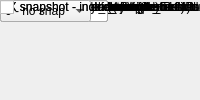
<?xml version="1.0" encoding="UTF-8"?>
<ui version="4.0">
 <class>MainWindow</class>
 <widget class="QMainWindow" name="MainWindow">
  <property name="windowTitle"><string>Forty GbE</string></property>
  <widget class="QWidget" name="centralwidget">
   <!-- NOTE: this is a simplified structural mirror of the generated
        <module>_ui.py, not a full round-trip Designer file. Regenerate
        both from the same spec if you need to edit layout by hand. -->
       <widget class="QLabel" name="label_flavour">
     <property name="text"><string>Mezzanine card flavour</string></property>
    </widget>
       <widget class="QComboBox" name="flavour">
     <item><property name="text"><string>sfp+</string></property></item>
     <item><property name="text"><string>cx4</string></property></item>
    </widget>
       <widget class="QLabel" name="label_slot">
     <property name="text"><string>Card slot</string></property>
    </widget>
       <widget class="QComboBox" name="slot">
     <item><property name="text"><string>0</string></property></item>
     <item><property name="text"><string>1</string></property></item>
    </widget>
       <widget class="QLabel" name="label_port_r1">
     <property name="text"><string>Port</string></property>
    </widget>
       <widget class="QComboBox" name="port_r1">
     <item><property name="text"><string>0</string></property></item>
     <item><property name="text"><string>1</string></property></item>
     <item><property name="text"><string>2</string></property></item>
     <item><property name="text"><string>3</string></property></item>
    </widget>
       <widget class="QLabel" name="label_port_r2_cx4">
     <property name="text"><string>Port</string></property>
    </widget>
       <widget class="QComboBox" name="port_r2_cx4">
     <item><property name="text"><string>0</string></property></item>
     <item><property name="text"><string>1</string></property></item>
     <item><property name="text"><string>2</string></property></item>
    </widget>
       <widget class="QLabel" name="label_port_r2_sfpp">
     <property name="text"><string>Port</string></property>
    </widget>
       <widget class="QComboBox" name="port_r2_sfpp">
     <item><property name="text"><string>0</string></property></item>
     <item><property name="text"><string>1</string></property></item>
     <item><property name="text"><string>2</string></property></item>
     <item><property name="text"><string>3</string></property></item>
    </widget>
       <widget class="QLabel" name="label_port">
     <property name="text"><string>Port</string></property>
    </widget>
       <widget class="QComboBox" name="port">
     <item><property name="text"><string>0</string></property></item>
     <item><property name="text"><string>1</string></property></item>
     <item><property name="text"><string>2</string></property></item>
     <item><property name="text"><string>3</string></property></item>
    </widget>
       <widget class="QLabel" name="label_rx_dist_ram">
     <property name="text"><string>Shallow RX Fifo (Beware overruns!)</string></property>
    </widget>
       <widget class="QCheckBox" name="rx_dist_ram"/>
       <widget class="QLabel" name="label_large_frames">
     <property name="text"><string>Enable Large TX Frames (8k+512)</string></property>
    </widget>
       <widget class="QCheckBox" name="large_frames"/>
       <widget class="QLabel" name="label_input_pipeline_delay">
     <property name="text"><string>Incoming pipeline delay</string></property>
    </widget>
       <widget class="QLineEdit" name="input_pipeline_delay"/>
       <widget class="QLabel" name="label_show_param">
     <property name="text"><string>---------------------- Show Implementation Parameters -----------------------------------------------------------------------------------</string></property>
    </widget>
       <widget class="QCheckBox" name="show_param"/>
       <widget class="QLabel" name="label_pre_emph_r2">
     <property name="text"><string>Pre-emphasis (dB)</string></property>
    </widget>
       <widget class="QComboBox" name="pre_emph_r2">
     <item><property name="text"><string>0.15</string></property></item>
     <item><property name="text"><string>0.3</string></property></item>
     <item><property name="text"><string>0.45</string></property></item>
     <item><property name="text"><string>0.61</string></property></item>
     <item><property name="text"><string>0.74</string></property></item>
     <item><property name="text"><string>0.91</string></property></item>
     <item><property name="text"><string>1.07</string></property></item>
     <item><property name="text"><string>1.25</string></property></item>
     <item><property name="text"><string>1.36</string></property></item>
     <item><property name="text"><string>1.55</string></property></item>
     <item><property name="text"><string>1.74</string></property></item>
     <item><property name="text"><string>1.94</string></property></item>
     <item><property name="text"><string>2.11</string></property></item>
     <item><property name="text"><string>2.32</string></property></item>
     <item><property name="text"><string>2.54</string></property></item>
     <item><property name="text"><string>2.77</string></property></item>
    </widget>
       <widget class="QLabel" name="label_pre_emph">
     <property name="text"><string>Pre-emphasis</string></property>
    </widget>
       <widget class="QComboBox" name="pre_emph">
     <item><property name="text"><string>0</string></property></item>
     <item><property name="text"><string>1</string></property></item>
     <item><property name="text"><string>2</string></property></item>
     <item><property name="text"><string>3</string></property></item>
    </widget>
       <widget class="QLabel" name="label_post_emph_r2">
     <property name="text"><string>Post-emphasis (dB)</string></property>
    </widget>
       <widget class="QComboBox" name="post_emph_r2">
     <item><property name="text"><string>0.18</string></property></item>
     <item><property name="text"><string>0.19</string></property></item>
     <item><property name="text"><string>0.2</string></property></item>
     <item><property name="text"><string>0.39</string></property></item>
     <item><property name="text"><string>0.63</string></property></item>
     <item><property name="text"><string>0.82</string></property></item>
     <item><property name="text"><string>1.07</string></property></item>
     <item><property name="text"><string>1.32</string></property></item>
     <item><property name="text"><string>1.6</string></property></item>
     <item><property name="text"><string>1.65</string></property></item>
     <item><property name="text"><string>1.94</string></property></item>
     <item><property name="text"><string>2.21</string></property></item>
     <item><property name="text"><string>2.52</string></property></item>
     <item><property name="text"><string>2.76</string></property></item>
     <item><property name="text"><string>3.08</string></property></item>
     <item><property name="text"><string>3.41</string></property></item>
     <item><property name="text"><string>3.77</string></property></item>
     <item><property name="text"><string>3.97</string></property></item>
     <item><property name="text"><string>4.36</string></property></item>
     <item><property name="text"><string>4.73</string></property></item>
     <item><property name="text"><string>5.16</string></property></item>
     <item><property name="text"><string>5.47</string></property></item>
     <item><property name="text"><string>5.93</string></property></item>
     <item><property name="text"><string>6.38</string></property></item>
     <item><property name="text"><string>6.89</string></property></item>
    </widget>
       <widget class="QLabel" name="label_rxeqmix_r2">
     <property name="text"><string>Receive equalisation</string></property>
    </widget>
       <widget class="QComboBox" name="rxeqmix_r2">
     <item><property name="text"><string>0</string></property></item>
     <item><property name="text"><string>1</string></property></item>
     <item><property name="text"><string>2</string></property></item>
     <item><property name="text"><string>3</string></property></item>
     <item><property name="text"><string>4</string></property></item>
     <item><property name="text"><string>5</string></property></item>
     <item><property name="text"><string>6</string></property></item>
     <item><property name="text"><string>7</string></property></item>
    </widget>
       <widget class="QLabel" name="label_swing_r2">
     <property name="text"><string>Driver Swing Control (mVppd)</string></property>
    </widget>
       <widget class="QComboBox" name="swing_r2">
     <item><property name="text"><string>110</string></property></item>
     <item><property name="text"><string>210</string></property></item>
     <item><property name="text"><string>310</string></property></item>
     <item><property name="text"><string>400</string></property></item>
     <item><property name="text"><string>480</string></property></item>
     <item><property name="text"><string>570</string></property></item>
     <item><property name="text"><string>660</string></property></item>
     <item><property name="text"><string>740</string></property></item>
     <item><property name="text"><string>810</string></property></item>
     <item><property name="text"><string>880</string></property></item>
     <item><property name="text"><string>940</string></property></item>
     <item><property name="text"><string>990</string></property></item>
     <item><property name="text"><string>1040</string></property></item>
     <item><property name="text"><string>1080</string></property></item>
     <item><property name="text"><string>1110</string></property></item>
     <item><property name="text"><string>1130</string></property></item>
    </widget>
       <widget class="QLabel" name="label_swing">
     <property name="text"><string>Differential swing</string></property>
    </widget>
       <widget class="QComboBox" name="swing">
     <item><property name="text"><string>400</string></property></item>
     <item><property name="text"><string>500</string></property></item>
     <item><property name="text"><string>600</string></property></item>
     <item><property name="text"><string>700</string></property></item>
     <item><property name="text"><string>800</string></property></item>
    </widget>
       <widget class="QLabel" name="label_fab_en">
     <property name="text"><string>Enable fabric on startup</string></property>
    </widget>
       <widget class="QCheckBox" name="fab_en"/>
       <widget class="QLabel" name="label_fab_mac">
     <property name="text"><string>Fabric MAC Address</string></property>
    </widget>
       <widget class="QLineEdit" name="fab_mac"/>
       <widget class="QLabel" name="label_fab_ip">
     <property name="text"><string>Fabric IP Address</string></property>
    </widget>
       <widget class="QLineEdit" name="fab_ip"/>
       <widget class="QLabel" name="label_fab_udp">
     <property name="text"><string>Fabric UDP Port</string></property>
    </widget>
       <widget class="QLineEdit" name="fab_udp"/>
       <widget class="QLabel" name="label_fab_gate">
     <property name="text"><string>Fabric Gateway</string></property>
    </widget>
       <widget class="QLineEdit" name="fab_gate"/>
       <widget class="QLabel" name="label_cpu_rx_en">
     <property name="text"><string>Enable CPU RX</string></property>
    </widget>
       <widget class="QCheckBox" name="cpu_rx_en"/>
       <widget class="QLabel" name="label_cpu_tx_en">
     <property name="text"><string>Enable CPU TX</string></property>
    </widget>
       <widget class="QCheckBox" name="cpu_tx_en"/>
       <widget class="QLabel" name="label_ttl">
     <property name="text"><string>TTL</string></property>
    </widget>
       <widget class="QLineEdit" name="ttl"/>
       <widget class="QLabel" name="label_promisc_mode">
     <property name="text"><string>Promiscuous mode</string></property>
    </widget>
       <widget class="QCheckBox" name="promisc_mode"/>
       <widget class="QLabel" name="label_debug_ctr_width">
     <property name="text"><string>Debug counter width</string></property>
    </widget>
       <widget class="QLineEdit" name="debug_ctr_width"/>
       <widget class="QLabel" name="label_debug_en_all">
     <property name="text"><string>Enable all counters (overrides individual settings)</string></property>
    </widget>
       <widget class="QCheckBox" name="debug_en_all"/>
       <widget class="QLabel" name="label_debug_dis_all">
     <property name="text"><string>Disable all counters (overrides individual settings)</string></property>
    </widget>
       <widget class="QCheckBox" name="debug_dis_all"/>
       <widget class="QLabel" name="label_txctr">
     <property name="text"><string>TX - core_txctr</string></property>
    </widget>
       <widget class="QCheckBox" name="txctr"/>
       <widget class="QLabel" name="label_txerrctr">
     <property name="text"><string>TX packet length error - core_txerrctr</string></property>
    </widget>
       <widget class="QCheckBox" name="txerrctr"/>
       <widget class="QLabel" name="label_txerrctr_len">
     <property name="text"><string>-- expected TX packet length</string></property>
    </widget>
       <widget class="QLineEdit" name="txerrctr_len"/>
       <widget class="QLabel" name="label_txofctr">
     <property name="text"><string>TX overflow - core_txofctr</string></property>
    </widget>
       <widget class="QCheckBox" name="txofctr"/>
       <widget class="QLabel" name="label_txfullctr">
     <property name="text"><string>TX full - core_txfullctr</string></property>
    </widget>
       <widget class="QCheckBox" name="txfullctr"/>
       <widget class="QLabel" name="label_txvldctr">
     <property name="text"><string>TX valid cycle - core_txvldctr</string></property>
    </widget>
       <widget class="QCheckBox" name="txvldctr"/>
       <widget class="QLabel" name="label_txsnaplen">
     <property name="text"><string>TX snapshot length</string></property>
    </widget>
       <widget class="QComboBox" name="txsnaplen">
     <item><property name="text"><string>0 - no snap</string></property></item>
     <item><property name="text"><string>256</string></property></item>
     <item><property name="text"><string>512</string></property></item>
     <item><property name="text"><string>1024</string></property></item>
     <item><property name="text"><string>2048</string></property></item>
     <item><property name="text"><string>4096</string></property></item>
     <item><property name="text"><string>8192</string></property></item>
     <item><property name="text"><string>16384</string></property></item>
    </widget>
       <widget class="QLabel" name="label_rxctr">
     <property name="text"><string>RX - core_rxctr</string></property>
    </widget>
       <widget class="QCheckBox" name="rxctr"/>
       <widget class="QLabel" name="label_rxerrctr">
     <property name="text"><string>RX packet length error - core_rxerrctr</string></property>
    </widget>
       <widget class="QCheckBox" name="rxerrctr"/>
       <widget class="QLabel" name="label_rxerrctr_len">
     <property name="text"><string>-- expected RX packet length</string></property>
    </widget>
       <widget class="QLineEdit" name="rxerrctr_len"/>
       <widget class="QLabel" name="label_rxofctr">
     <property name="text"><string>RX overflow - core_rxofctr</string></property>
    </widget>
       <widget class="QCheckBox" name="rxofctr"/>
       <widget class="QLabel" name="label_rxbadctr">
     <property name="text"><string>RX bad - core_rxbadctr</string></property>
    </widget>
       <widget class="QCheckBox" name="rxbadctr"/>
       <widget class="QLabel" name="label_rxvldctr">
     <property name="text"><string>RX valid cycle - core_rxvldctr</string></property>
    </widget>
       <widget class="QCheckBox" name="rxvldctr"/>
       <widget class="QLabel" name="label_rxeofctr">
     <property name="text"><string>RX eof - core_rxeofctr</string></property>
    </widget>
       <widget class="QCheckBox" name="rxeofctr"/>
       <widget class="QLabel" name="label_rxsnaplen">
     <property name="text"><string>RX snapshot length</string></property>
    </widget>
       <widget class="QComboBox" name="rxsnaplen">
     <item><property name="text"><string>0 - no snap</string></property></item>
     <item><property name="text"><string>256</string></property></item>
     <item><property name="text"><string>512</string></property></item>
     <item><property name="text"><string>1024</string></property></item>
     <item><property name="text"><string>2048</string></property></item>
     <item><property name="text"><string>4096</string></property></item>
     <item><property name="text"><string>8192</string></property></item>
     <item><property name="text"><string>16384</string></property></item>
    </widget>
       <widget class="QLabel" name="label_rxsrcip">
     <property name="text"><string>RX snapshot - include source IPs</string></property>
    </widget>
       <widget class="QCheckBox" name="rxsrcip"/>
       <widget class="QLabel" name="label_rxdstip">
     <property name="text"><string>RX snapshot - include destination IPs</string></property>
    </widget>
       <widget class="QCheckBox" name="rxdstip"/>
  </widget>
 </widget>
 <resources/>
 <connections/>
</ui>
